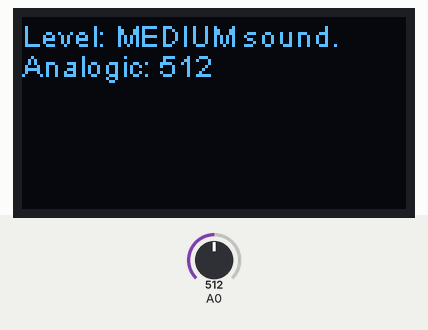
A sketch run on a simulated ESP8266 (NodeMCU). Shown: 128×64 one-colour display. The inputs (shaded band) are chosen by the test bench; at power-on: A0 = 512.

Above: at 1.2 s.
1.3 s: A0 set to 687
At 2.3 s:
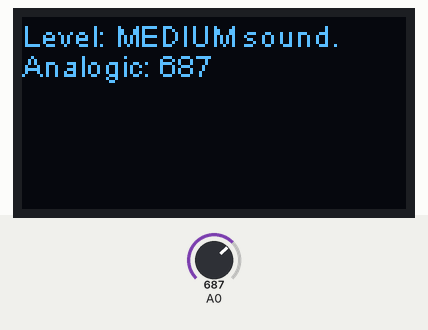
2.8 s: A0 set to 716
At 3.9 s:
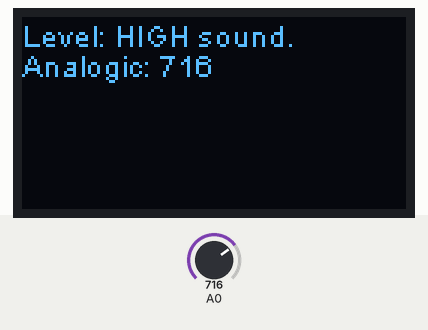
4.3 s: A0 set to 291
At 4.9 s:
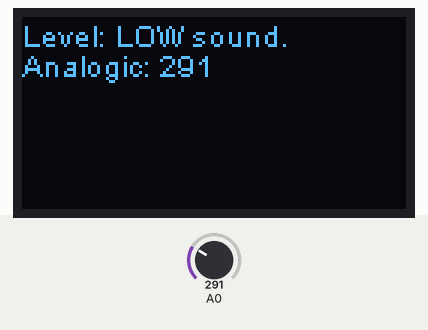
Timing chart, 0 to 7.3 s (numbered marks = the images above; inputs shaded):
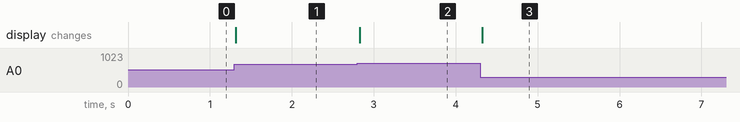

The sketch:

OledSoundSensor.ino
```cpp
#include "SSD1306.h"


SSD1306  display(0x3c, 5, 4); // Pin D1 = 5 / Pin D2 = 4
int A0_pin = 0; // Pin A0

int value_A0 = 0; // Initial Value

String analog;

void setup() {

  Serial.begin(115200);
  display.init();
  display.flipScreenVertically();

  pinMode(A0_pin, INPUT);


  display.clear();
  drawSound();
  display.display();
}

void loop() {

   drawSound();
   display.display();

}

void drawSound() {

    value_A0 = analogRead(A0_pin);  //Read Analogic Pin and buffer

    if (value_A0 > 20 && value_A0 < 300) {
      analog  = "LOW sound.";
    }

    if (value_A0 > 301 && value_A0 < 700){
        analog  = "MEDIUM sound.";
    }

    if (value_A0 > 701){
      analog  = "HIGH sound.";
    }


    display.clear();
    display.setTextAlignment(TEXT_ALIGN_LEFT);
    display.setFont(ArialMT_Plain_10);
    display.drawString(0, 0, "Level: "+ analog);
    display.drawString(0, 10, "Analogic: "+ String(value_A0));

}
```

Measured:
- the behaviour switches between 701 and 702 on A0 (found by bisection; images 1 and 2)
- after the input at 1.3 s, the display: changes at once (image 1)
- after the input at 2.8 s, the display: changes at once (image 2)
- after the input at 4.3 s, the display: changes at once (image 3)
